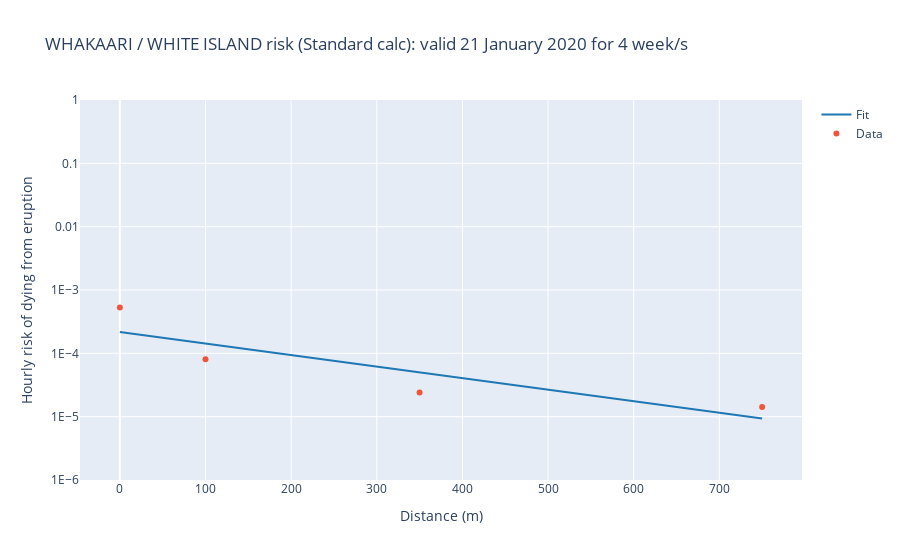
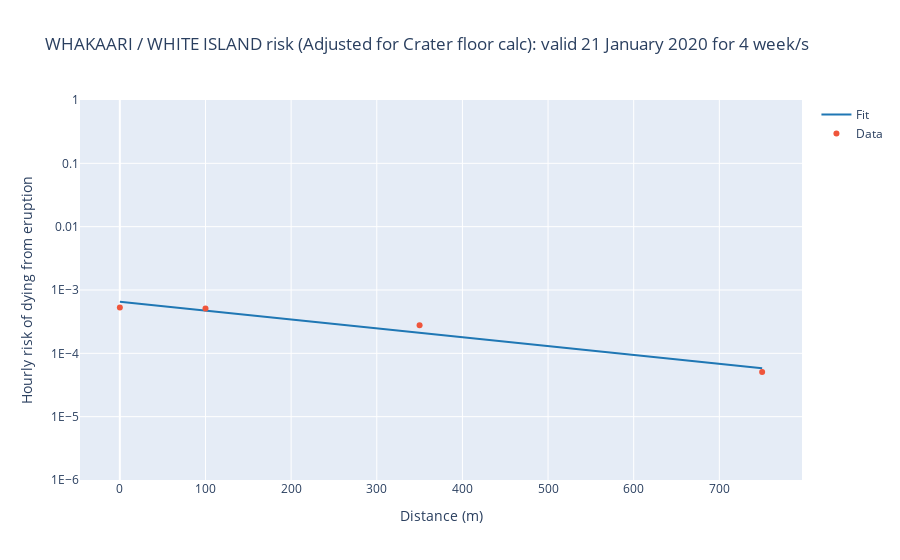
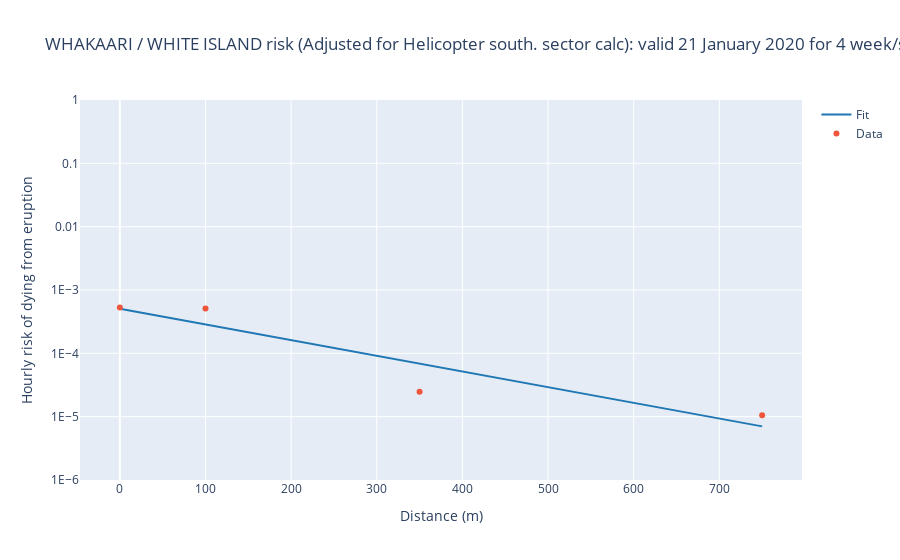

The notebook cell saved with these charts, in order:
### Code cell
import pathlib
import os, sys
import numpy as np
import pandas as pd
import math
from openpyxl import load_workbook
import utils_vepat as utiv
import pcal_vepat as pcals


# Get Elicitation Inputs
volcano = input("Volcano:")
eldate= input("Elicitation date:")
print("Only enter one of Elicitation (days/s) or Duration (week/s), if non enter 0")

elc = int(input("Elicitation (day/s):"))
if elc > 0:
    du = 0
else:
    du = int(input("Duration (week/s):"))

# Get Elicitation Inputs:
get_inps = utiv.inputs(elc, du, volcano, eldate)
inputs = get_inps.inp_para()


# Calculation types (This can be modified depebding the claculation types for different volcanoes)
cal_type1 = 'Standard'
cal_type2 = 'Adjusted for Crater floor' #if no need to calcalate leave empty
cal_type3 = 'Adjusted for Helicopter south. sector' #if no need to calcalate leave empty


#create table based on the inputs
df0 = utiv.table_vpt('pNo', 'bestG', 'Best_guessR', 'minG', 'maxG')

#calculate stats based on the table
df00 = utiv.table_stat_vpt(df0)

#calculations for plotting and other, calculations from this function saved as a dictionary
erp_cals = utiv.cal_vpt(df00,elc,du)

# P of death from one ballistics: tables & calculations
phit = pcals.risk_cal.from_input()
df1 = utiv.table_phit()
phit.load_dfs(df1, df2=None)

#Table: Near Vent Processes
near_vent = utiv.table_near_vent_proc(erp_cals)

#Tables of Death from one ballistic: 0.2 m/0.3/0.4
phit_tbl = phit.phit_cal()

#generate ballistics dfs with initial input parameters 
df100, df350, df750 = utiv.table_ballis(erp_cals)

#ballistics 100m table for statnadrd, adjusted
phit.load_dfs(df1, df100)
ball_100m = phit.ballis_cal()

#ballistics 350m table for statnadrd, adjusted
phit.load_dfs(df1, df350)
ball_350m = phit.ballis_cal()

#ballistics 750m table for statnadrd, adjusted
phit.load_dfs(df1, df750)
ball_750m = phit.ballis_cal()

#generate all the surge tables (9 tables)
df_srg100strd, df_srg350strd, df_srg750strd, df_srg100adjc, df_srg350adjc, \
df_srg750adjc, df_srg100adjh, df_srg350adjh, df_srg750adjh = utiv.table_surge(erp_cals)

##risk of dying in an eruption (rde) calculations:
#inpput parameters: dis = distance (=100, 350, 750m depending on the input dfs)/ obps: observation point/calt = calculation type
#cal_type1 calculation
rde_100strd = utiv.risk_dying_dicts(ball_100m, df_srg100strd, 100, "Overlooking lake", cal_type1, df1 = near_vent) 
rde_350strd = utiv.risk_dying_dicts(ball_350m, df_srg350strd, 350, "Fumerole 0", cal_type1, df1 = None) 
rde_750strd = utiv.risk_dying_dicts(ball_750m, df_srg750strd, 750, "Factory", cal_type1, df1 = None) 

#ADJUSTED - MAIN CRATER FLOOR / SOUTHERN SECTOR
rde_100adjc = utiv.risk_dying_dicts(ball_100m, df_srg100adjc, 100, "Overlooking lake", cal_type2, df1 = near_vent) 
rde_350adjc = utiv.risk_dying_dicts(ball_350m, df_srg350adjc, 350, "Fumerole 0", cal_type2, df1 = None) 
rde_750adjc = utiv.risk_dying_dicts(ball_750m, df_srg750adjc, 750, "Factory", cal_type2, df1 = None) 


#ADJUSTED - HELICOPTER IN SOUTHERN SECTOR
rde_100adjh = utiv.risk_dying_dicts(ball_100m, df_srg100adjh, 100, "Overlooking lake", cal_type3, df1 = near_vent) 
rde_350adjh = utiv.risk_dying_dicts(ball_350m, df_srg350adjh, 350, "Fumerole 0", cal_type3, df1 = None) 
rde_750adjh = utiv.risk_dying_dicts(ball_750m, df_srg750adjh, 750, "Factory", cal_type3, df1 = None) 


#generate summary tables and calculations
pd.options.display.float_format = '{:.3g}'.format
summary_strd, slope_strd, yincp_strd, cal_strd = utiv.df_summary(erp_cals, rde_100strd, rde_350strd, rde_750strd, cal_type1)
summary_adjc, slope_adjc, yincp_adjc, cal_adjc = utiv.df_summary(erp_cals, rde_100adjc, rde_350adjc, rde_750adjc, cal_type2)
summary_adjh, slope_adjh, yincp_adjh, cal_adjh = utiv.df_summary(erp_cals, rde_100adjh, rde_350adjh, rde_750adjh, cal_type3)



#generate plots
utiv.summary_plots(summary_strd, inputs, cal_type1)
utiv.summary_plots(summary_adjc, inputs, cal_type2)
utiv.summary_plots(summary_adjh, inputs, cal_type3)


#Genrate summary table with slopes, intercepts and calculation type

tb_smry = {'cal type': [cal_strd, cal_adjc ,cal_adjh],
           'slope': [slope_strd, slope_adjc, slope_adjh],
            'yinc':[yincp_strd, yincp_adjc, yincp_adjh ]}
df_smry = pd.DataFrame(data=tb_smry)

#Generate final risk zone table
riskzn = utiv.riskzn(df_smry)

### Figure 1 — Plotly figure (JSON) as saved in the notebook; plotly's stock layout.template omitted (floating-point values rounded to 4 significant figures)
{"data": [{"marker": {"color": "rgb(31, 119, 180)"}, "mode": "lines", "name": "Fit", "type": "scatter", "x": [0, 100, 350, 750], "y": [0.0002179, 0.0001431, 5.008e-05, 9.331e-06]}, {"mode": "markers", "name": "Data", "type": "scatter", "x": [0, 100, 350, 750], "y": [0.0005306, 8.06e-05, 2.4e-05, 1.42e-05]}], "layout": {"title": {"text": "WHAKAARI / WHITE ISLAND risk (Standard calc): valid 21 January 2020 for 4 week/s"}, "xaxis": {"title": {"text": "Distance (m)"}}, "yaxis": {"autorange": false, "dtick": 1, "exponentformat": "E", "range": [-6, 0], "showexponent": "all", "title": {"text": "Hourly risk of dying from eruption"}, "type": "log"}}}

### Figure 2 — Plotly figure (JSON) as saved in the notebook; plotly's stock layout.template omitted (floating-point values rounded to 4 significant figures)
{"data": [{"marker": {"color": "rgb(31, 119, 180)"}, "mode": "lines", "name": "Fit", "type": "scatter", "x": [0, 100, 350, 750], "y": [0.000654, 0.0004735, 0.0002113, 5.807e-05]}, {"mode": "markers", "name": "Data", "type": "scatter", "x": [0, 100, 350, 750], "y": [0.0005306, 0.000509, 0.000278, 5.06e-05]}], "layout": {"title": {"text": "WHAKAARI / WHITE ISLAND risk (Adjusted for Crater floor calc): valid 21 January 2020 for 4 week/s"}, "xaxis": {"title": {"text": "Distance (m)"}}, "yaxis": {"autorange": false, "dtick": 1, "exponentformat": "E", "range": [-6, 0], "showexponent": "all", "title": {"text": "Hourly risk of dying from eruption"}, "type": "log"}}}

### Figure 3 — Plotly figure (JSON) as saved in the notebook; plotly's stock layout.template omitted (floating-point values rounded to 4 significant figures)
{"data": [{"marker": {"color": "rgb(31, 119, 180)"}, "mode": "lines", "name": "Fit", "type": "scatter", "x": [0, 100, 350, 750], "y": [0.0005062, 0.0002862, 6.879e-05, 7.03e-06]}, {"mode": "markers", "name": "Data", "type": "scatter", "x": [0, 100, 350, 750], "y": [0.0005306, 0.000509, 2.47e-05, 1.05e-05]}], "layout": {"title": {"text": "WHAKAARI / WHITE ISLAND risk (Adjusted for Helicopter south. sector calc): valid 21 January 2020 for 4 week/s"}, "xaxis": {"title": {"text": "Distance (m)"}}, "yaxis": {"autorange": false, "dtick": 1, "exponentformat": "E", "range": [-6, 0], "showexponent": "all", "title": {"text": "Hourly risk of dying from eruption"}, "type": "log"}}}
